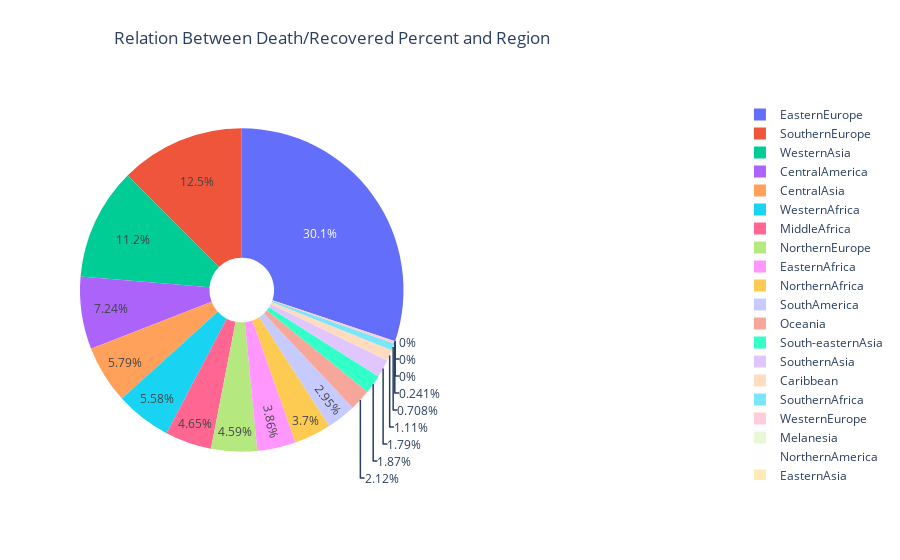

The notebook cell saved with this chart:
### Markdown cell above
## Relation Between Death/Recovered Percent and Region
<a id = "6">  </a>

### Code cell
labelsReg_Rec = df.Region.value_counts().index
sizesReg_Rec = []

for i in labelsReg_Rec:
    avg_Reg_Rec = (df[df["Region"] == i]["Deaths"].values.sum())/(df[df["Region"] == i]["Recovered"].count())
    sizesReg_Rec.append(avg_Reg_Rec)

fig = {
    "data" : [
        {
            "values" : sizesReg_Rec,
            "labels" : labelsReg_Rec,
            "domain": {"x" : [0, .5]},
            "name"   : "Death/Recovered Percent",
            "hoverinfo" : "label+percent+name",
            "hole"   : .2,
            "type"   : "pie"
        }
    ],
    "layout" : {
        "title" : "",
        "annotations": [
            {
                "font" : {"size" : 17},
                "showarrow" : False,
                "text" : "Relation Between Death/Recovered Percent and Region",
                "x" : .05,
                "y" : 1.2
            },
        ]
    }
}


iplot(fig)

### Figure 1 — Plotly figure (JSON) as saved in the notebook; plotly's stock layout.template omitted (floating-point values rounded to 4 significant figures)
{"data": [{"domain": {"x": [0, 0.5]}, "hole": 0.2, "hoverinfo": "label+percent+name", "labels": ["EasternAfrica", "WesternAfrica", "Caribbean", "SouthernEurope", "MiddleAfrica", "WesternAsia", "SouthAmerica", "NorthernEurope", "SouthernAsia", "South-easternAsia", "SouthernAfrica", "CentralAmerica", "NorthernAfrica", "Melanesia", "EasternEurope", "WesternEurope", "NorthernAmerica", "EasternAsia", "Oceania", "CentralAsia"], "name": "Death/Recovered Percent", "type": "pie", "values": [39.93, 57.83, 11.45, 129.2, 48.17, 116.0, 30.5, 47.5, 18.5, 19.33, 7.333, 75.0, 38.33, 0.0, 312.0, 2.5, 0.0, 0.0, 22.0, 60.0]}], "layout": {"annotations": [{"font": {"size": 17}, "showarrow": false, "text": "Relation Between Death/Recovered Percent and Region", "x": 0.05, "y": 1.2}], "title": {"text": ""}}}
